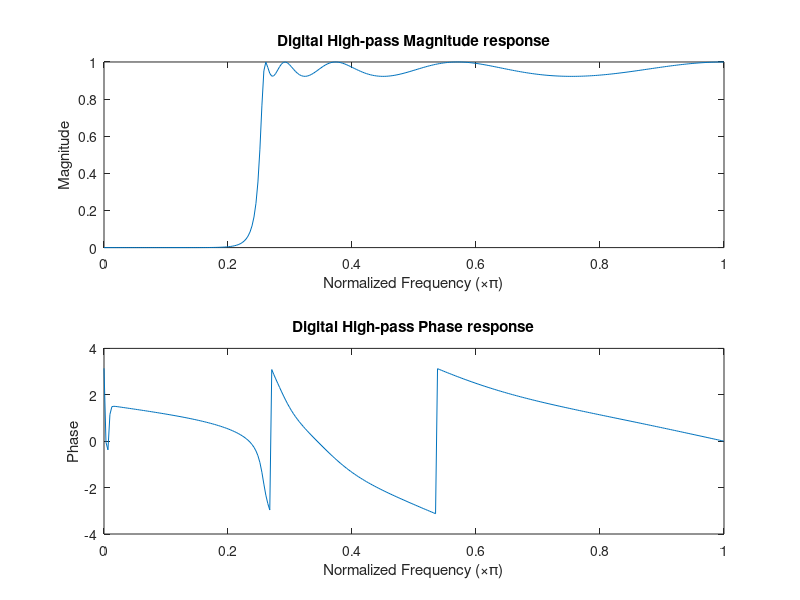

Write MATLAB code to recreate this figure.
clc;
clear all;
close all;

fs = 700;

[b,a] = cheby1(9,0.7,90/(fs/2),'high');   % normalized cutoff, digital high-pass

w = 0:0.01:pi;   % digital frequency range

[h,w] = freqz(b,a,w);

subplot(2,1,1);
plot(w/pi,abs(h));
xlabel('Normalized Frequency (\times\pi)');
ylabel('Magnitude');
title('Digital High-pass Magnitude response');

subplot(2,1,2);
plot(w/pi,angle(h));
xlabel('Normalized Frequency (\times\pi)');
ylabel('Phase');
title('Digital High-pass Phase response');
